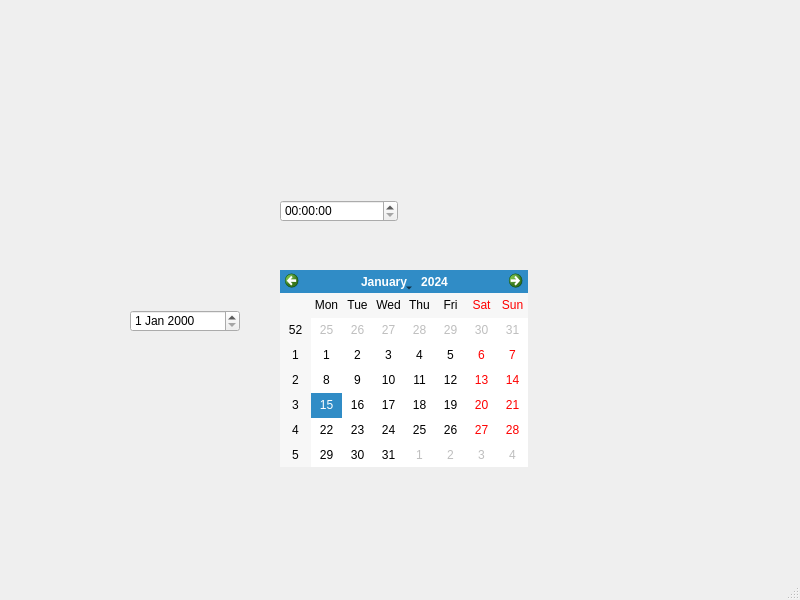
<?xml version="1.0" encoding="UTF-8"?>
<ui version="4.0">
 <class>MainWindow</class>
 <widget class="QMainWindow" name="MainWindow">
  <property name="geometry">
   <rect>
    <x>0</x>
    <y>0</y>
    <width>800</width>
    <height>600</height>
   </rect>
  </property>
  <property name="windowTitle">
   <string>MainWindow</string>
  </property>
  <widget class="QWidget" name="centralwidget">
   <widget class="QTimeEdit" name="timeEdit">
    <property name="geometry">
     <rect>
      <x>280</x>
      <y>200</y>
      <width>118</width>
      <height>22</height>
     </rect>
    </property>
   </widget>
   <widget class="QDateEdit" name="dateEdit">
    <property name="geometry">
     <rect>
      <x>130</x>
      <y>310</y>
      <width>110</width>
      <height>22</height>
     </rect>
    </property>
   </widget>
   <widget class="QCalendarWidget" name="calendarWidget">
    <property name="geometry">
     <rect>
      <x>280</x>
      <y>270</y>
      <width>248</width>
      <height>197</height>
     </rect>
    </property>
   </widget>
  </widget>
  <widget class="QMenuBar" name="menubar">
   <property name="geometry">
    <rect>
     <x>0</x>
     <y>0</y>
     <width>800</width>
     <height>23</height>
    </rect>
   </property>
  </widget>
  <widget class="QStatusBar" name="statusbar"/>
 </widget>
 <resources/>
 <connections/>
</ui>
